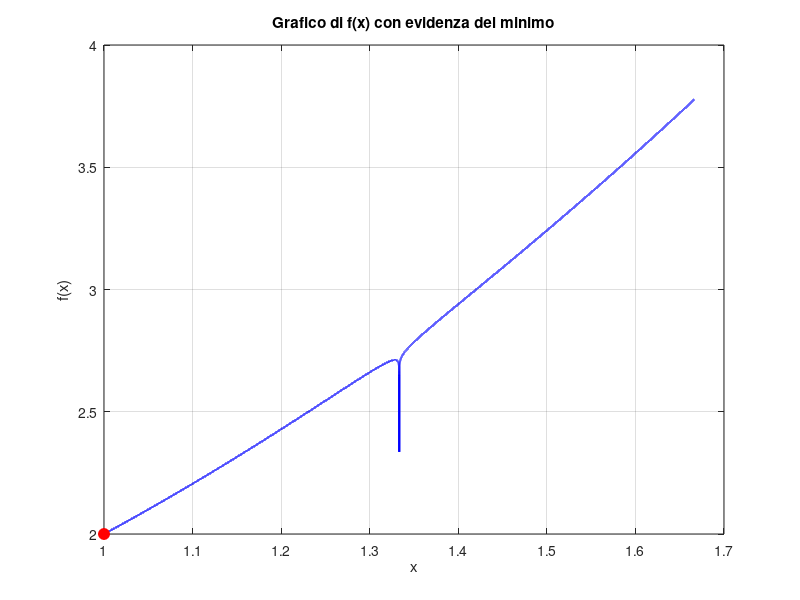
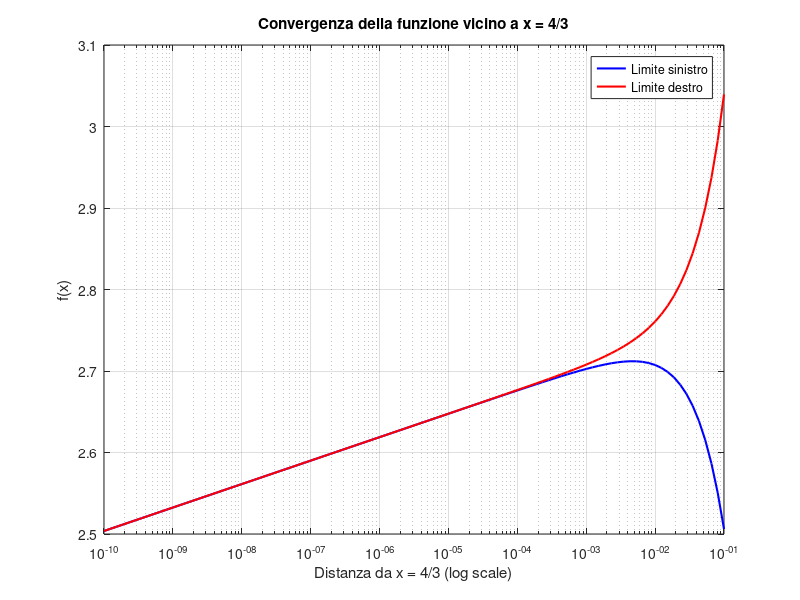

Recreate these plots in MATLAB, in order.
close all; clearvars; clc;

% Definizione dell'intervallo x con molti punti per catturare il comportamento vicino a 4/3
x = linspace(1, 5/3, 100001);

% Calcolo della funzione f(x)
f = 1 + x.^2 + log(abs(3*(1-x) + 1)) / 80;

% Individuazione del minimo
[min_f, idx_min] = min(f);
x_min = x(idx_min);
disp(['Il minimo della funzione si verifica in x = ', num2str(x_min), ' con valore f(x) = ' , num2str(min_f)]);

% Plot della funzione
figure;
plot(x, f, 'b', 'LineWidth', 1.5);
hold on;
plot(x_min, min_f, 'ro', 'MarkerSize', 8, 'MarkerFaceColor', 'r'); % Evidenzia il minimo
xlabel('x');
ylabel('f(x)');
title('Grafico di f(x) con evidenza del minimo');
grid on;

% Calcolo dei limiti destro e sinistro per x = 4/3
x_asintoto = 4/3;
epsilon = logspace(-10, -1, 100); % Sequenza di valori 100 tra 10^-10 e 10^-1 per avvicianrci pogressivamente a 4/3

% Limite sinistro (x -> 4/3^-)
x_left = x_asintoto - epsilon;
f_left = 1 + x_left.^2 + log(abs(3*(1-x_left) + 1)) / 80;

% Limite destro (x -> 4/3^+)
x_right = x_asintoto + epsilon;
f_right = 1 + x_right.^2 + log(abs(3*(1-x_right) + 1)) / 80;

% Stampa dei risultati
disp(['Limite sinistro (x → 4/3⁻): ', num2str(f_left(end))]);
disp(['Limite destro (x → 4/3⁺): ', num2str(f_right(end))]);

% Grafico dell'andamento vicino a x = 4/3 per lo studio della divergenza
figure;
semilogx(epsilon, f_left, 'b', 'LineWidth', 1.5);
hold on;
semilogx(epsilon, f_right, 'r', 'LineWidth', 1.5);
xlabel('Distanza da x = 4/3 (log scale)');
ylabel('f(x)');
legend('Limite sinistro', 'Limite destro');
title('Convergenza della funzione vicino a x = 4/3');
grid on;